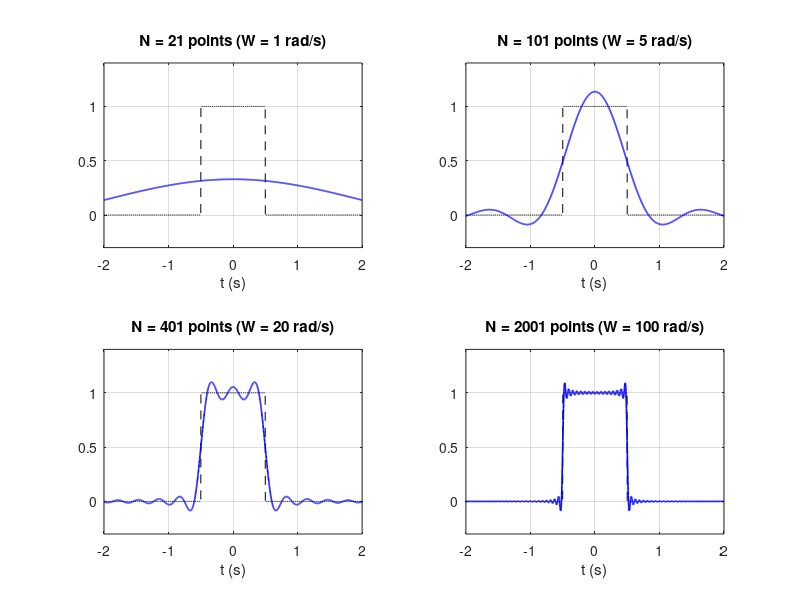

Write MATLAB code to recreate this figure.
% ---------- q4b_approx.m ----------
1;
function y = sincw(w)
  y = ones(size(w));
  idx = (w ~= 0);
  y(idx) = sin(w(idx)/2)./(w(idx)/2);
end
function xr = recon(K, dw, t)
  w  = (1:K)*dw;                         % positive frequencies
  Xk = sincw(w);
  xr = (dw/(2*pi))*(1 + 2*(cos(t(:)*w)*Xk(:)));   % X(0) = 1
  xr = xr.';
end

clear; close all; clc;
dw = 0.1;
t  = linspace(-2, 2, 2001);
x4 = double(abs(t) < 0.5);

Ks = [10 50 200 1000];        % N = 2K+1 points, W = K*dw = 1, 5, 20, 100 rad/s
figure(2);
for i = 1:4
  xr = recon(Ks(i), dw, t);
  subplot(2,2,i);
  plot(t, x4, 'k--', t, xr, 'b', 'LineWidth', 1.2); grid on;
  ylim([-0.3 1.4]); xlabel('t (s)');
  title(sprintf('N = %d points (W = %g rad/s)', 2*Ks(i)+1, Ks(i)*dw));
  fprintf('K = %4d: max(x~) = %.4f\n', Ks(i), max(xr));
end
print -dpng q4b_approx.png
